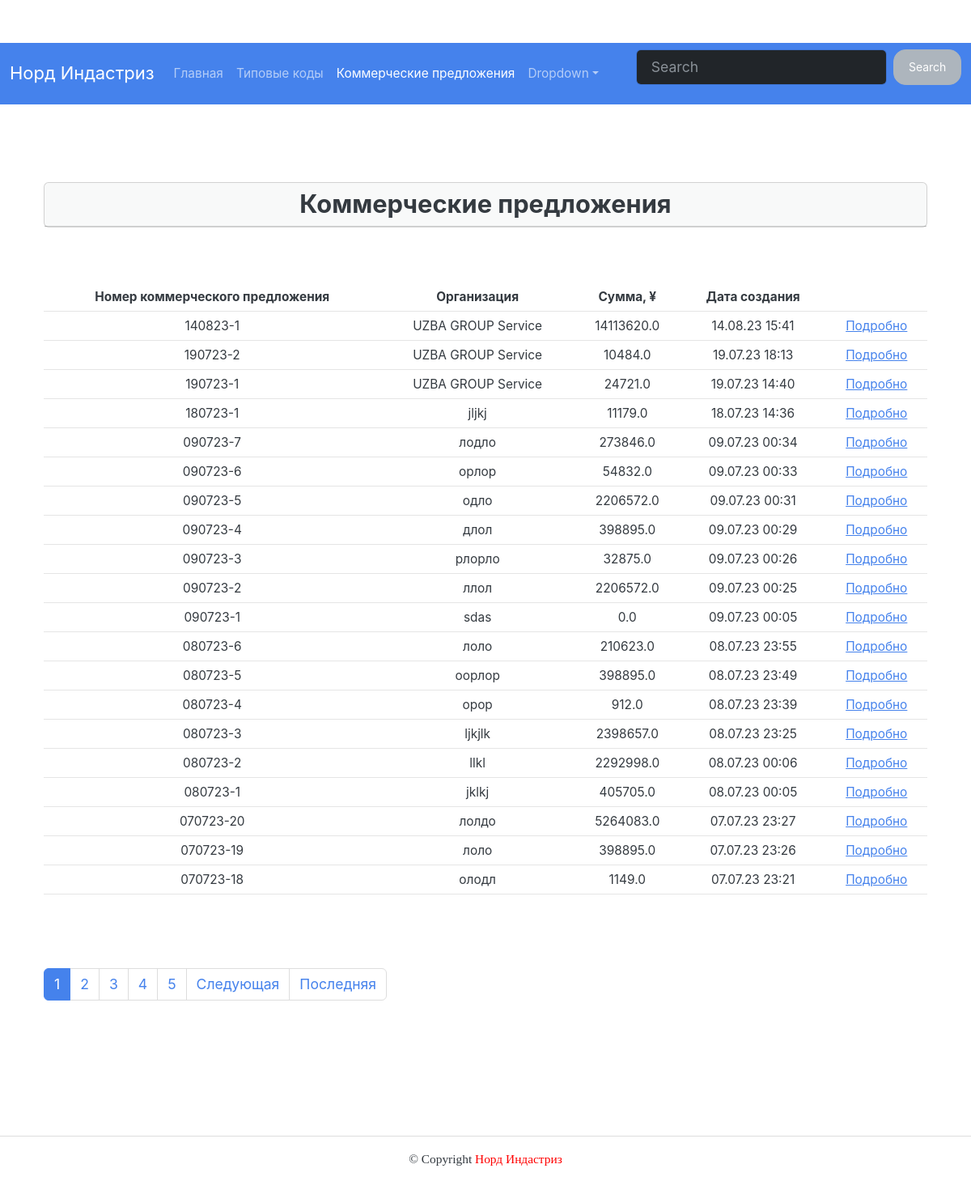
The page /proposal_list/ on the database its author committed.
### comcodes/models.py (models this page shows, shortened)
class Proposal(models.Model):
    typecodes = models.ManyToManyField(
        TypeCode,
        through='TypeCodeInProposal',
        verbose_name='Типовой код',
        related_name='typecodes'
    )
    amount = models.FloatField(
        verbose_name='Сумма КП, валюта',
        default=0
    )
    prop_id = models.TextField(
        verbose_name='Номер коммерческого предложения',
        unique=True
    )
    company = models.CharField(
        max_length=500,
        verbose_name='Название организации',
        default=None
    )
    person = models.TextField(
        verbose_name='Контактное лицо',
        default=None
    )
    supply_per = models.TextField(
        verbose_name='Срок поставки',
        default=None
    )
    payment = models.TextField(
        verbose_name='Условия оплаты',
        default=None
    )
    publication_date = models.DateTimeField(
        'Дата создания',
        auto_now=True,
    )

### comcodes/views.py (the view)
# urls.py: path('proposal_list/', views.proposal_list, name='proposal_list'),
def proposal_list(request):
    title = 'Коммерческие предложения'
    prop_list = Proposal.objects.all().order_by('-id')
    paginator = Paginator(prop_list, QTY2)
    page_number = request.GET.get('page')
    page_obj = paginator.get_page(page_number)
    context = {
        'page_obj': page_obj,
        'title': title,
    }
    return render(request, 'comcodes/proposal_list.html', context)

### templates/comcodes/proposal_list.html (shortened to what this page needs)
﻿{% extends 'base.html' %}
{% load static %}
{% block content %}
      <div class="container py-5">
        <div class="card mb-3">
          <h3 class="card-header" style="text-align:center;">Коммерческие предложения {{ proposal.prop_id }}</h3>
          </div>
        <br><br>
        {% if page_obj %}
        <table class="table table-hover">
          <thead>
            <tr>
              <th class="text-center" scope="col">Номер коммерческого предложения</th>
              <th class="text-center" scope="col">Организация</th>
              <th class="text-center" scope="col">Сумма, ¥</th>
              <th class="text-center" scope="col">Дата создания</th>
              <th class="text-center" scope="col"></th>
            </tr>
          </thead>
          <tbody>
            {% for proposal in page_obj %}
            <tr>
              <td class="text-center">{{ proposal.prop_id }}</td>
              <td class="text-center">{{ proposal.company }}</td>
              <td class="text-center">{{ proposal.amount }}</td>
              <td class="text-center">{{ proposal.publication_date|date:"d.m.y H:i" }}</td>
              <td class="text-center">
                <a href="{% url 'comcodes:proposal_detail' proposal.pk %}"> Подробно </a><br>
              </td>
            </tr>
            {% endfor %}
          </tbody>
        </table>
        {% else %}
        <p>Нет коммерческих предложений</p>
        {% endif %}
      {% include 'includes/paginator.html' %}
{% endblock %}

### rows shown on the page
Proposal: prop_id "140823-1", company "UZBA GROUP Service", amount "14113620.0", publication_date "14.08.23 15:41"
Proposal: prop_id "190723-2", company "UZBA GROUP Service", amount "10484.0", publication_date "19.07.23 18:13"
Proposal: prop_id "190723-1", company "UZBA GROUP Service", amount "24721.0", publication_date "19.07.23 14:40"
Proposal: prop_id "180723-1", company "jljkj", amount "11179.0", publication_date "18.07.23 14:36"
Proposal: prop_id "090723-7", company "лодло", amount "273846.0", publication_date "09.07.23 00:34"
Proposal: prop_id "090723-6", company "орлор", amount "54832.0", publication_date "09.07.23 00:33"
Proposal: prop_id "090723-5", company "одло", amount "2206572.0", publication_date "09.07.23 00:31"
Proposal: prop_id "090723-4", company "длол", amount "398895.0", publication_date "09.07.23 00:29"
Proposal: prop_id "090723-3", company "рлорло", amount "32875.0", publication_date "09.07.23 00:26"
Proposal: prop_id "090723-2", company "ллол", amount "2206572.0", publication_date "09.07.23 00:25"
Proposal: prop_id "090723-1", company "sdas", amount "0.0", publication_date "09.07.23 00:05"
Proposal: prop_id "080723-6", company "лоло", amount "210623.0", publication_date "08.07.23 23:55"
Proposal: prop_id "080723-5", company "оорлор", amount "398895.0", publication_date "08.07.23 23:49"
Proposal: prop_id "080723-4", company "орор", amount "912.0", publication_date "08.07.23 23:39"
Proposal: prop_id "080723-3", company "ljkjlk", amount "2398657.0", publication_date "08.07.23 23:25"
Proposal: prop_id "080723-2", company "llkl", amount "2292998.0", publication_date "08.07.23 00:06"
Proposal: prop_id "080723-1", company "jklkj", amount "405705.0", publication_date "08.07.23 00:05"
Proposal: prop_id "070723-20", company "лолдо", amount "5264083.0", publication_date "07.07.23 23:27"
Proposal: prop_id "070723-19", company "лоло", amount "398895.0", publication_date "07.07.23 23:26"
Proposal: prop_id "070723-18", company "олодл", amount "1149.0", publication_date "07.07.23 23:21"

### other values the page prints
{{ i }} "1"
{{ i }} "2" "3" "4" "5"
